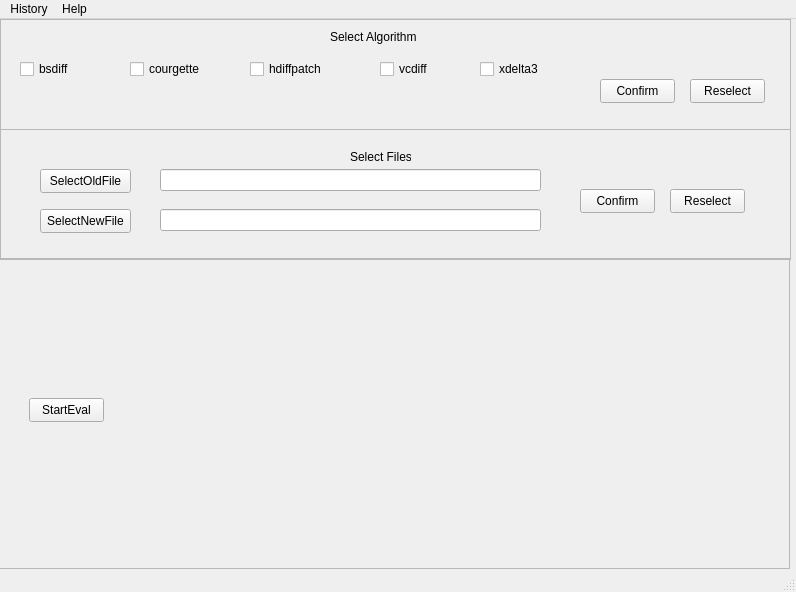
<?xml version="1.0" encoding="UTF-8"?>
<ui version="4.0">
 <class>MainWindow</class>
 <widget class="QMainWindow" name="MainWindow">
  <property name="geometry">
   <rect>
    <x>0</x>
    <y>0</y>
    <width>796</width>
    <height>592</height>
   </rect>
  </property>
  <property name="windowTitle">
   <string>MainWindow</string>
  </property>
  <property name="autoFillBackground">
   <bool>false</bool>
  </property>
  <widget class="QWidget" name="centralwidget">
   <widget class="QFrame" name="frame">
    <property name="geometry">
     <rect>
      <x>0</x>
      <y>0</y>
      <width>791</width>
      <height>111</height>
     </rect>
    </property>
    <property name="layoutDirection">
     <enum>Qt::LayoutDirection::LeftToRight</enum>
    </property>
    <property name="autoFillBackground">
     <bool>false</bool>
    </property>
    <property name="frameShape">
     <enum>QFrame::Shape::StyledPanel</enum>
    </property>
    <property name="frameShadow">
     <enum>QFrame::Shadow::Raised</enum>
    </property>
    <widget class="QCheckBox" name="checkBox_bsdiff">
     <property name="geometry">
      <rect>
       <x>20</x>
       <y>40</y>
       <width>81</width>
       <height>20</height>
      </rect>
     </property>
     <property name="layoutDirection">
      <enum>Qt::LayoutDirection::LeftToRight</enum>
     </property>
     <property name="autoFillBackground">
      <bool>false</bool>
     </property>
     <property name="text">
      <string>bsdiff</string>
     </property>
    </widget>
    <widget class="QCheckBox" name="checkBox_courgette">
     <property name="geometry">
      <rect>
       <x>130</x>
       <y>40</y>
       <width>79</width>
       <height>20</height>
      </rect>
     </property>
     <property name="text">
      <string>courgette</string>
     </property>
    </widget>
    <widget class="QCheckBox" name="checkBox_hdiffpatch">
     <property name="geometry">
      <rect>
       <x>250</x>
       <y>40</y>
       <width>79</width>
       <height>20</height>
      </rect>
     </property>
     <property name="text">
      <string>hdiffpatch</string>
     </property>
    </widget>
    <widget class="QCheckBox" name="checkBox_vcdiff">
     <property name="geometry">
      <rect>
       <x>380</x>
       <y>40</y>
       <width>79</width>
       <height>20</height>
      </rect>
     </property>
     <property name="text">
      <string>vcdiff</string>
     </property>
    </widget>
    <widget class="QCheckBox" name="checkBox_xdelta3">
     <property name="geometry">
      <rect>
       <x>480</x>
       <y>40</y>
       <width>79</width>
       <height>20</height>
      </rect>
     </property>
     <property name="text">
      <string>xdelta3</string>
     </property>
    </widget>
    <widget class="QPushButton" name="pushButton_algocfm">
     <property name="geometry">
      <rect>
       <x>600</x>
       <y>60</y>
       <width>75</width>
       <height>24</height>
      </rect>
     </property>
     <property name="text">
      <string>Confirm</string>
     </property>
    </widget>
    <widget class="QPushButton" name="pushButton_algoresel">
     <property name="geometry">
      <rect>
       <x>690</x>
       <y>60</y>
       <width>75</width>
       <height>24</height>
      </rect>
     </property>
     <property name="text">
      <string>Reselect</string>
     </property>
    </widget>
    <widget class="QLabel" name="label">
     <property name="geometry">
      <rect>
       <x>330</x>
       <y>10</y>
       <width>91</width>
       <height>16</height>
      </rect>
     </property>
     <property name="text">
      <string>Select Algorithm</string>
     </property>
    </widget>
   </widget>
   <widget class="QFrame" name="frame_2">
    <property name="geometry">
     <rect>
      <x>0</x>
      <y>110</y>
      <width>791</width>
      <height>131</height>
     </rect>
    </property>
    <property name="frameShape">
     <enum>QFrame::Shape::StyledPanel</enum>
    </property>
    <property name="frameShadow">
     <enum>QFrame::Shadow::Raised</enum>
    </property>
    <widget class="QLabel" name="label_2">
     <property name="geometry">
      <rect>
       <x>350</x>
       <y>20</y>
       <width>61</width>
       <height>16</height>
      </rect>
     </property>
     <property name="text">
      <string>Select Files</string>
     </property>
    </widget>
    <widget class="QPushButton" name="pushButton_filecfm">
     <property name="geometry">
      <rect>
       <x>580</x>
       <y>60</y>
       <width>75</width>
       <height>24</height>
      </rect>
     </property>
     <property name="text">
      <string>Confirm</string>
     </property>
    </widget>
    <widget class="QPushButton" name="pushButton_fileresel">
     <property name="geometry">
      <rect>
       <x>670</x>
       <y>60</y>
       <width>75</width>
       <height>24</height>
      </rect>
     </property>
     <property name="text">
      <string>Reselect</string>
     </property>
    </widget>
    <widget class="QPushButton" name="pushButton_oldfile">
     <property name="geometry">
      <rect>
       <x>40</x>
       <y>40</y>
       <width>91</width>
       <height>24</height>
      </rect>
     </property>
     <property name="text">
      <string>SelectOldFile</string>
     </property>
    </widget>
    <widget class="QLineEdit" name="lineEdit_oldfile">
     <property name="geometry">
      <rect>
       <x>160</x>
       <y>40</y>
       <width>381</width>
       <height>22</height>
      </rect>
     </property>
    </widget>
    <widget class="QPushButton" name="pushButton_newfile">
     <property name="geometry">
      <rect>
       <x>40</x>
       <y>80</y>
       <width>91</width>
       <height>24</height>
      </rect>
     </property>
     <property name="text">
      <string>SelectNewFile</string>
     </property>
    </widget>
    <widget class="QLineEdit" name="lineEdit_newfile">
     <property name="geometry">
      <rect>
       <x>160</x>
       <y>80</y>
       <width>381</width>
       <height>22</height>
      </rect>
     </property>
    </widget>
   </widget>
   <widget class="QFrame" name="frame_3">
    <property name="geometry">
     <rect>
      <x>-1</x>
      <y>239</y>
      <width>791</width>
      <height>311</height>
     </rect>
    </property>
    <property name="frameShape">
     <enum>QFrame::Shape::StyledPanel</enum>
    </property>
    <property name="frameShadow">
     <enum>QFrame::Shadow::Raised</enum>
    </property>
    <widget class="QPushButton" name="pushButton_starteval">
     <property name="geometry">
      <rect>
       <x>30</x>
       <y>140</y>
       <width>75</width>
       <height>24</height>
      </rect>
     </property>
     <property name="text">
      <string>StartEval</string>
     </property>
    </widget>
   </widget>
  </widget>
  <widget class="QMenuBar" name="menubar">
   <property name="geometry">
    <rect>
     <x>0</x>
     <y>0</y>
     <width>796</width>
     <height>33</height>
    </rect>
   </property>
   <widget class="QMenu" name="menuHelp">
    <property name="title">
     <string>Help</string>
    </property>
   </widget>
   <widget class="QMenu" name="menuHistory">
    <property name="title">
     <string>History</string>
    </property>
   </widget>
   <addaction name="menuHistory"/>
   <addaction name="menuHelp"/>
  </widget>
  <widget class="QStatusBar" name="statusbar"/>
 </widget>
 <resources/>
 <connections/>
</ui>
